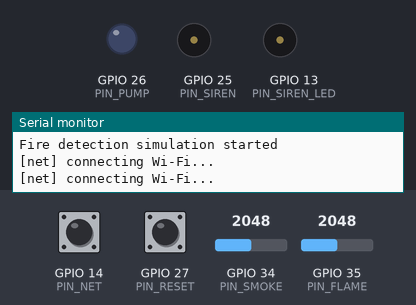
Recording of a sketch running on a simulated ESP32. Parts: output pins drawn as LEDs (lit = HIGH), buzzer (waves = sounding, pin HIGH), the last lines printed to the serial monitor. The inputs (shaded band) are chosen by the test bench; at power-on: GPIO 14 (PIN_NET) HIGH, GPIO 27 (PIN_RESET) HIGH, GPIO 34 (PIN_SMOKE) = 2048, GPIO 35 (PIN_FLAME) = 2048 (analog values on the 0–4095 scale). WiFi joins after 1.5 s; servers stay silent unless stated; the local clock reads 2024-03-15 10:24:30 at power-on unless the sketch sets it; random numbers use the default seed unless the sketch sets one; no MQTT or app messages arrive unless stated.

Above: at 0.05 s.
At 1.2 s:
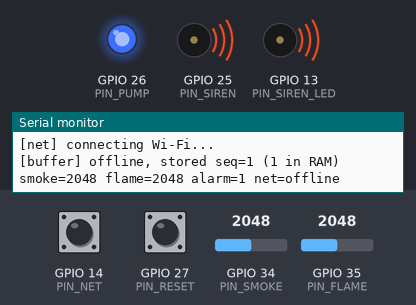
1.3 s: GPIO 14 (PIN_NET) pulled LOW for 0.15 s
2.9 s: GPIO 14 (PIN_NET) pulled LOW for 1 s
Timing chart, 0 to 11.4 s (numbered marks = the images above; inputs shaded):
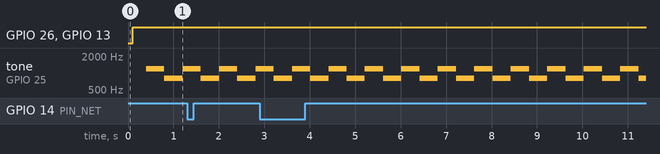

Measured:
- by itself, tone on GPIO 25 (PIN_SIREN): alternates 1200 Hz for 0.40 s and 800 Hz for 0.40 s

The sketch:

sketch.ino
```cpp
/*
 * Building Fire Detection System - SIMULATION (Wokwi, ESP32 + Arduino framework)
 *
 * Function placement (see report):
 *   F1  smoke/flame -> siren + pump ........ runs HERE on the device (works offline)
 *   F2  push alert to phone ................ cloud/dashboard (needs network)
 *   F3  log history ........................ cloud DB; device keeps a RAM buffer while offline
 *   F4  device health ...................... cloud watches the heartbeat (telemetry every 2 s)
 *
 * Buttons (simulation helpers):
 *   RESET button (GPIO27): clear the latched alarm once the danger is gone
 *   NET   button (GPIO14): toggle "network cut" to simulate Wi-Fi/Internet loss
 *
 * IMPORTANT: change TOPIC_BASE (must equal TOPIC_BASE in dashboard/config.py).
 */
#include <WiFi.h>
#include <PubSubClient.h>
#include <time.h>

// ---------------- network config ----------------
const char* WIFI_SSID  = "Wokwi-GUEST";
const char* WIFI_PASS  = "";
const char* MQTT_HOST  = "broker.hivemq.com";
const uint16_t MQTT_PORT = 1883;
const char* TOPIC_BASE = "fire-sim-CHANGE-ME/bldg1";   // <-- change me

// ---------------- pins ----------------
const int PIN_SMOKE     = 34;  // gas sensor AOUT (ADC1)
const int PIN_FLAME     = 35;  // flame sensor AOUT (ADC1)
const int PIN_SIREN     = 25;  // buzzer
const int PIN_PUMP      = 26;  // blue LED = fire pump
const int PIN_SIREN_LED = 13;  // red LED mirrors the siren
const int PIN_RESET     = 27;  // push button to GND
const int PIN_NET       = 14;  // push button to GND

// ---------------- thresholds (calibrate by watching the Serial Monitor) ----------------
const int  SMOKE_THRESHOLD = 2000;   // 0..4095, higher = more smoke
const int  FLAME_THRESHOLD = 2000;   // see FLAME_ACTIVE_LOW
const bool FLAME_ACTIVE_LOW = true;  // typical flame module: lower voltage = more flame
                                     // set to false if Wokwi's slider behaves the other way

const unsigned long SAMPLE_MS = 2000;     // telemetry / heartbeat period
const unsigned long MQTT_RETRY_MS = 5000;

// ---------------- offline ring buffer (graceful degradation) ----------------
struct Rec { uint32_t epoch; uint32_t seq; uint16_t smoke, flame; uint8_t fire, siren, pump; };
const int BUF_N = 120;                    // 120 x 2 s = 4 min  (RAM is limited: this is the trade-off)
Rec ring[BUF_N];
int ringHead = 0, ringCount = 0;

WiFiClient wifi;
PubSubClient mqtt(wifi);

bool alarmLatched = false;
bool netCut = false;
bool timeConfigured = false;
uint32_t seqNo = 0;
unsigned long lastSample = 0, lastMqttTry = 0, lastSirenToggle = 0;
bool sirenHigh = false;
bool lastFireReported = false;

String tTelemetry, tStatus;

// ---------------- helpers ----------------
uint32_t nowEpoch() {
  time_t t = time(nullptr);
  return t > 1600000000 ? (uint32_t)t : 0;   // 0 = clock not synced yet
}

bool flameDetected(int v) { return FLAME_ACTIVE_LOW ? (v < FLAME_THRESHOLD) : (v > FLAME_THRESHOLD); }

bool pressed(int pin) { return digitalRead(pin) == LOW; }

// debounced edge detection
bool buttonEdge(int pin, bool &prev) {
  bool p = pressed(pin);
  bool edge = p && !prev;
  prev = p;
  return edge;
}

void ringPush(const Rec &r) {
  int idx = (ringHead + ringCount) % BUF_N;
  ring[idx] = r;
  if (ringCount < BUF_N) ringCount++;
  else ringHead = (ringHead + 1) % BUF_N;   // overwrite oldest
}

bool publishRec(const Rec &r, bool buffered) {
  char msg[220];
  snprintf(msg, sizeof(msg),
           "{\"epoch\":%lu,\"seq\":%lu,\"smoke\":%u,\"flame\":%u,\"fire\":%u,"
           "\"siren\":%u,\"pump\":%u,\"buffered\":%u}",
           (unsigned long)r.epoch, (unsigned long)r.seq, r.smoke, r.flame,
           r.fire, r.siren, r.pump, buffered ? 1 : 0);
  return mqtt.publish(tTelemetry.c_str(), msg);
}

void flushBuffer() {
  int n = 0;
  while (ringCount > 0 && n < 10 && mqtt.connected()) {   // 10 per loop keeps device responsive
    if (!publishRec(ring[ringHead], true)) break;
    ringHead = (ringHead + 1) % BUF_N;
    ringCount--;
    n++;
    mqtt.loop();
  }
  if (n) Serial.printf("[buffer] flushed %d, %d left\n", n, ringCount);
}

void goOffline() {
  if (mqtt.connected()) mqtt.disconnect();
  WiFi.disconnect(true);
  Serial.println("[net] NETWORK CUT (simulated) - local control continues");
}

void maintainNetwork() {
  if (netCut) return;
  if (WiFi.status() != WL_CONNECTED) {
    static unsigned long lastTry = 0;
    if (millis() - lastTry > 8000 || lastTry == 0) {
      lastTry = millis();
      Serial.println("[net] connecting Wi-Fi...");
      WiFi.begin(WIFI_SSID, WIFI_PASS, 6);
    }
    return;
  }
  if (!timeConfigured) {
    configTime(7 * 3600, 0, "pool.ntp.org", "time.nist.gov");
    timeConfigured = true;
  }
  if (!mqtt.connected() && millis() - lastMqttTry > MQTT_RETRY_MS) {
    lastMqttTry = millis();
    String cid = "fire-esp32-" + String((uint32_t)esp_random(), HEX);
    // Last Will: broker publishes "offline" if we vanish without saying goodbye
    if (mqtt.connect(cid.c_str(), nullptr, nullptr, tStatus.c_str(), 1, true, "offline")) {
      mqtt.publish(tStatus.c_str(), "online", true);
      Serial.println("[mqtt] connected");
    } else {
      Serial.printf("[mqtt] failed rc=%d\n", mqtt.state());
    }
  }
  if (mqtt.connected()) mqtt.loop();
}

// ---------------- Arduino entry points ----------------
void setup() {
  Serial.begin(115200);
  pinMode(PIN_SIREN, OUTPUT);
  pinMode(PIN_PUMP, OUTPUT);
  pinMode(PIN_SIREN_LED, OUTPUT);
  pinMode(PIN_RESET, INPUT_PULLUP);
  pinMode(PIN_NET, INPUT_PULLUP);
  analogReadResolution(12);

  tTelemetry = String(TOPIC_BASE) + "/telemetry";
  tStatus    = String(TOPIC_BASE) + "/status";
  mqtt.setServer(MQTT_HOST, MQTT_PORT);
  mqtt.setBufferSize(512);
  WiFi.mode(WIFI_STA);
  Serial.println("Fire detection simulation started");
}

void loop() {
  static bool prevReset = false, prevNet = false;
  static unsigned long lastRead = 0;
  static int smoke = 0, flame = 4095;

  // ---- F1: local safety logic - NEVER depends on the network ----
  if (millis() - lastRead >= 100) {
    lastRead = millis();
    smoke = analogRead(PIN_SMOKE);
    flame = analogRead(PIN_FLAME);
  }
  bool fireNow = (smoke >= SMOKE_THRESHOLD) || flameDetected(flame);
  if (fireNow) alarmLatched = true;
  if (buttonEdge(PIN_RESET, prevReset) && !fireNow) {
    alarmLatched = false;
    Serial.println("[local] alarm reset");
  }

  digitalWrite(PIN_PUMP, alarmLatched);
  if (alarmLatched) {                       // two-tone siren
    if (millis() - lastSirenToggle > 400) {
      lastSirenToggle = millis();
      sirenHigh = !sirenHigh;
      tone(PIN_SIREN, sirenHigh ? 1200 : 800);
    }
  } else {
    noTone(PIN_SIREN);
  }
  digitalWrite(PIN_SIREN_LED, alarmLatched);

  // ---- simulated network cut toggle ----
  if (buttonEdge(PIN_NET, prevNet)) {
    netCut = !netCut;
    if (netCut) goOffline();
    else Serial.println("[net] network restored (simulated)");
  }

  // ---- F3/F4: telemetry = heartbeat + log, buffered when offline ----
  maintainNetwork();

  bool changed = (alarmLatched != lastFireReported);
  if (changed || millis() - lastSample >= SAMPLE_MS) {
    lastSample = millis();
    lastFireReported = alarmLatched;

    Rec r;
    r.epoch = nowEpoch();
    r.seq = ++seqNo;
    r.smoke = smoke;
    r.flame = flame;
    r.fire = alarmLatched;
    r.siren = alarmLatched;
    r.pump = alarmLatched;

    if (mqtt.connected()) {
      flushBuffer();                        // old data first, then live
      publishRec(r, false);
    } else {
      ringPush(r);
      Serial.printf("[buffer] offline, stored seq=%lu (%d in RAM)\n", (unsigned long)r.seq, ringCount);
    }
    Serial.printf("smoke=%d flame=%d alarm=%d net=%s\n", smoke, flame, alarmLatched,
                  mqtt.connected() ? "online" : "offline");
  } else if (mqtt.connected() && ringCount > 0) {
    flushBuffer();
  }
}
```
